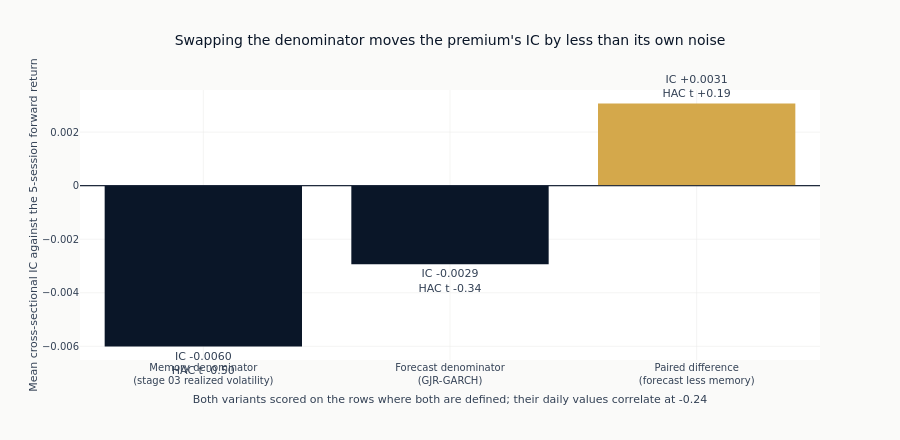

Notebook cell for this chart:
### Code cell
if COMPARABLE:
    level_colour, difference_colour = ml4t_palette(2, categorical=True)
    bars_x = [
        "Memory denominator<br>(stage 03 realized volatility)",
        "Forecast denominator<br>(GJR-GARCH)",
        "Paired difference<br>(forecast less memory)",
    ]
    bars_y = [memory_stats["mean_ic"], forecast_stats["mean_ic"], difference_stats["mean_ic"]]
    bars_t = [memory_stats["t_stat"], forecast_stats["t_stat"], difference_stats["t_stat"]]
    fig = go.Figure()
    fig.add_bar(
        x=bars_x,
        y=bars_y,
        marker_color=[level_colour, level_colour, difference_colour],
        text=[f"IC {v:+.4f}<br>HAC t {t:+.2f}" for v, t in zip(bars_y, bars_t, strict=True)],
        textposition="outside",
        cliponaxis=False,
    )
    fig.add_hline(y=0.0, line_width=1, line_color=ml4t_palette(3)[2])
    fig.update_layout(
        title="Swapping the denominator moves the premium's IC by less than its own noise",
        yaxis_title=f"Mean cross-sectional IC against the {LABEL_HORIZON}-session forward return",
        xaxis_title=(
            "Both variants scored on the rows where both are defined; their daily values "
            f"correlate at {daily_dependence:.2f}"
        ),
        margin=dict(t=90),
        height=440,
    )
    fig.show()

### Figure 1 — Plotly figure (JSON) as saved in the notebook; plotly's stock layout.template omitted (floating-point values rounded to 4 significant figures)
{"data": [{"cliponaxis": false, "marker": {"color": ["#0a1628", "#0a1628", "#D4A84B"]}, "text": ["IC -0.0060<br>HAC t -0.50", "IC -0.0029<br>HAC t -0.34", "IC +0.0031<br>HAC t +0.19"], "textposition": "outside", "type": "bar", "x": ["Memory denominator<br>(stage 03 realized volatility)", "Forecast denominator<br>(GJR-GARCH)", "Paired difference<br>(forecast less memory)"], "y": [-0.006007, -0.002938, 0.003069]}], "layout": {"height": 440, "margin": {"t": 90}, "shapes": [{"line": {"color": "#152238", "width": 1}, "type": "line", "x0": 0, "x1": 1, "xref": "x domain", "y0": 0.0, "y1": 0.0, "yref": "y"}], "title": {"text": "Swapping the denominator moves the premium's IC by less than its own noise"}, "xaxis": {"title": {"text": "Both variants scored on the rows where both are defined; their daily values correlate at -0.24"}}, "yaxis": {"title": {"text": "Mean cross-sectional IC against the 5-session forward return"}}}}
